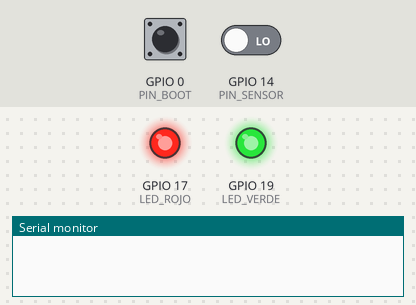
This program was run on a simulated ESP32. Shown: output pins drawn as LEDs (lit = HIGH), the last lines printed to the serial monitor. Dashed ring = blinking. The inputs (shaded band) are chosen by the test bench; at power-on: GPIO 0 (PIN_BOOT) HIGH, GPIO 14 (PIN_SENSOR) LOW. WiFi joins after 1.5 s; servers stay silent unless stated. At 6.7 s the program restarts the board; the recording ends there.

Above: at 0.1 s.
At 2.7 s:
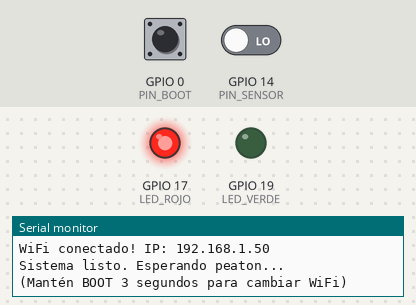
2.8 s: GPIO 0 (PIN_BOOT) pulled LOW for 3.2 s
At 6.19 s:
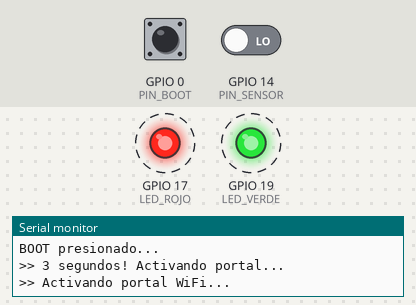
Timing chart, 0 to 6.7 s (numbered marks = the images above; inputs shaded):
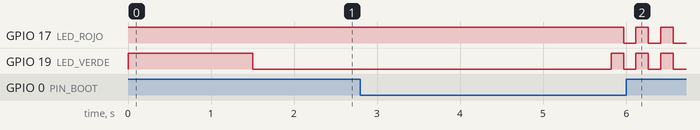

The program:

main.cpp
```cpp
#include <Arduino.h>
#include <WiFiManager.h>
#include <HTTPClient.h>
#include <ArduinoJson.h>

#define PIN_SENSOR  14
#define LED_ROJO    17
#define LED_VERDE   19
#define PIN_BOOT     0  // botón BOOT integrado

const char* SERVER_EVENTO = "http://3.131.82.32:3000/api/evento";
const char* SERVER_ESTADO = "http://3.131.82.32:3000/api/estado";

unsigned long ultimoPolling  = 0;
unsigned long ultimoParpadeo = 0;
const int INTERVALO_POLLING  = 500;
const int INTERVALO_PARPADEO = 300;

String estadoActual  = "verde";
bool estadoParpadeo  = false;
bool sensorEnviado   = false;
unsigned long tiempoSensor = 0;

// Control botón BOOT
unsigned long tiempoBootPresionado = 0;
bool bootPresionado = false;
bool portalActivado = false;

TaskHandle_t tareaHTTP;
bool pedirEstado  = false;
bool pedirEvento  = false;
bool pedirPortal  = false;
String eventoQueue = "";

WiFiManager wm;

void tareaHTTPFunc(void* param) {
  for (;;) {
    if (pedirEvento && eventoQueue != "") {
      pedirEvento = false;
      HTTPClient http;
      http.begin(SERVER_EVENTO);
      http.addHeader("Content-Type", "application/json");
      String body = "{\"evento\":\"" + eventoQueue + "\"}";
      int code = http.POST(body);
      Serial.println("POST " + eventoQueue + " -> HTTP " + String(code));
      http.end();
      eventoQueue = "";
    }

    if (pedirEstado) {
      pedirEstado = false;
      HTTPClient http;
      http.begin(SERVER_ESTADO);
      int code = http.GET();
      if (code == 200) {
        String payload = http.getString();
        StaticJsonDocument<128> doc;
        deserializeJson(doc, payload);
        estadoActual = doc["semaforo"].as<String>();
      }
      http.end();
    }

    if (pedirPortal) {
      pedirPortal = false;
      Serial.println(">> Activando portal WiFi...");

      // Parpadeo 3 veces rápido como confirmación
      for (int i = 0; i < 3; i++) {
        digitalWrite(LED_ROJO, HIGH);
        digitalWrite(LED_VERDE, HIGH);
        vTaskDelay(150 / portTICK_PERIOD_MS);
        digitalWrite(LED_ROJO, LOW);
        digitalWrite(LED_VERDE, LOW);
        vTaskDelay(150 / portTICK_PERIOD_MS);
      }

      wm.resetSettings();
      wm.startConfigPortal("Semaforo-IoT", "semaforo123");

      Serial.println(">> WiFi reconfigurado, reiniciando...");
      ESP.restart();
    }

    vTaskDelay(10 / portTICK_PERIOD_MS);
  }
}

void actualizarLeds() {
  if (portalActivado) return; // no tocar LEDs durante portal
  unsigned long ahora = millis();

  if (estadoActual == "rojo") {
    digitalWrite(LED_ROJO,  LOW);
    digitalWrite(LED_VERDE, HIGH);
  } else if (estadoActual == "ambar") {
    if (ahora - ultimoParpadeo >= INTERVALO_PARPADEO) {
      ultimoParpadeo = ahora;
      estadoParpadeo = !estadoParpadeo;
      digitalWrite(LED_ROJO,  estadoParpadeo ? HIGH : LOW);
      digitalWrite(LED_VERDE, estadoParpadeo ? LOW  : HIGH);
    }
  } else {
    // verde
    digitalWrite(LED_ROJO,  HIGH);
    digitalWrite(LED_VERDE, LOW);
  }
}

void verificarBoot() {
  bool botonActivo = (digitalRead(PIN_BOOT) == LOW); // BOOT es activo en LOW

  if (botonActivo && !bootPresionado) {
    // Acaba de presionar
    bootPresionado = true;
    tiempoBootPresionado = millis();
    Serial.println("BOOT presionado...");
  }

  if (bootPresionado && botonActivo) {
    // Sigue presionado — verificar si pasaron 3 segundos
    if (millis() - tiempoBootPresionado >= 3000 && !portalActivado) {
      portalActivado = true;
      pedirPortal = true;
      Serial.println(">> 3 segundos! Activando portal...");
    }
  }

  if (!botonActivo && bootPresionado) {
    // Soltó el botón
    bootPresionado = false;
    if (!portalActivado) {
      Serial.println("BOOT soltado (menos de 3s, ignorado)");
    }
  }
}

void setup() {
  Serial.begin(115200);
  pinMode(PIN_SENSOR, INPUT);
  pinMode(LED_ROJO,   OUTPUT);
  pinMode(LED_VERDE,  OUTPUT);
  pinMode(PIN_BOOT,   INPUT_PULLUP);

  digitalWrite(LED_ROJO,  HIGH);
  digitalWrite(LED_VERDE, HIGH);

  wm.setAPCallback([](WiFiManager* wm) {
    Serial.println("Conectate al WiFi: Semaforo-IoT");
    Serial.println("Contraseña: semaforo123");
    Serial.println("Luego abre: 192.168.4.1");
  });

  if (!wm.autoConnect("Semaforo-IoT", "semaforo123")) {
    Serial.println("Fallo WiFi, reiniciando...");
    delay(2000);
    ESP.restart();
  }

  Serial.println("WiFi conectado! IP: " + WiFi.localIP().toString());
  digitalWrite(LED_ROJO,  HIGH);
  digitalWrite(LED_VERDE, LOW);

  xTaskCreatePinnedToCore(
    tareaHTTPFunc,
    "tareaHTTP",
    8192,
    NULL,
    1,
    &tareaHTTP,
    0
  );

  Serial.println("Sistema listo. Esperando peaton...");
  Serial.println("(Mantén BOOT 3 segundos para cambiar WiFi)");
}

void loop() {
  unsigned long ahora = millis();

  // Verificar botón BOOT
  verificarBoot();

  // Sensor
  bool sensorActivo = digitalRead(PIN_SENSOR);
  if (sensorActivo && !sensorEnviado) {
    Serial.println(">> Peaton solicita paso!");
    eventoQueue  = "solicitud_peaton";
    pedirEvento  = true;
    sensorEnviado = true;
    tiempoSensor  = ahora;
  }
  if (sensorEnviado && ahora - tiempoSensor >= 2000) {
    sensorEnviado = false;
  }

  // Polling
  if (ahora - ultimoPolling >= INTERVALO_POLLING) {
    ultimoPolling = ahora;
    pedirEstado   = true;
  }

  actualizarLeds();
  delay(10);
}
```

Measured:
- after the input at 2.8 s, GPIO 17 (LED_ROJO): alternates HIGH for 0.15 s and LOW for 0.15 s, starting after 3.2 s; GPIO 19 (LED_VERDE): alternates HIGH for 0.15 s and LOW for 0.15 s, starting after 3.0 s
